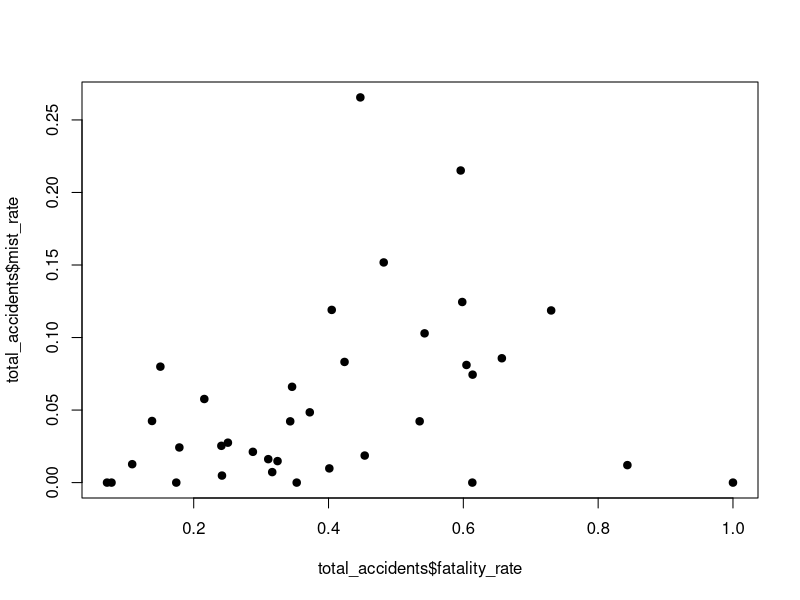
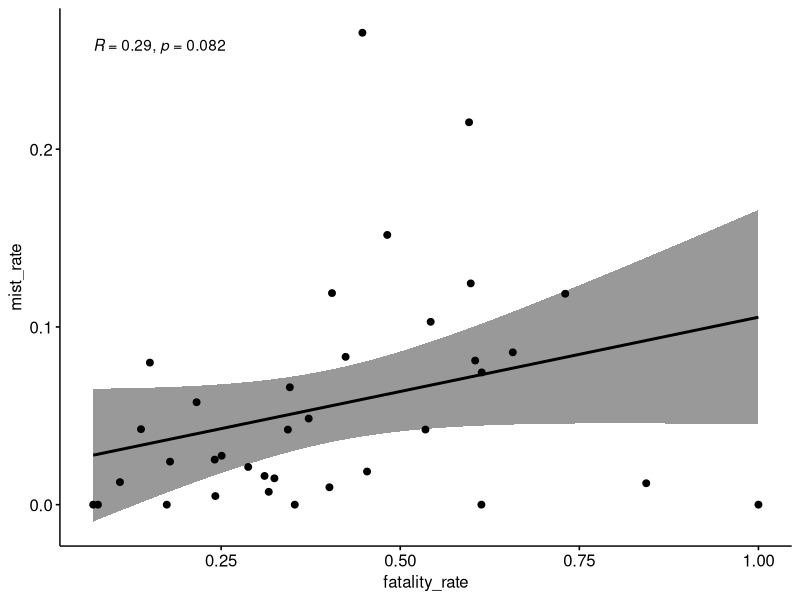
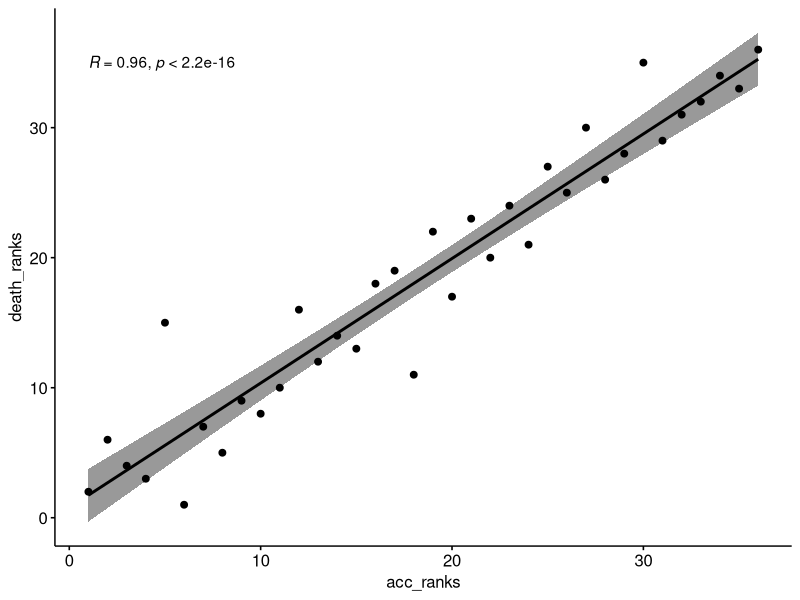

These figures' R source, in order:
## ---- chunk 1
#PROBLEM 1
library(ggpubr)
library(dplyr)

df <- read.csv('road_accidents_india_2016.csv', row.names=1)
acc_cols <- grep("Total.Accidents$", colnames(df), ignore.case=T, value=TRUE)
total_accidents <- data.frame(state..ut=df$State..UT,total_acc=rowSums(df[,c(acc_cols)],na.rm=TRUE))
print.data.frame(total_accidents)

#PROBLEM 2
death_cols <- grep("Persons.Killed$", colnames(df), ignore.case=T, value=TRUE)

total_accidents$total_deaths <- rowSums(df[ , c(death_cols)])
total_accidents$fatality_rate <- total_accidents$total_deaths / total_accidents$total_acc
total_accidents$mist_rate <- df$Mist..Foggy...Total.Accidents / total_accidents$total_acc

print.data.frame(total_accidents)

plot(x=total_accidents$fatality_rate, y=total_accidents$mist_rate, pch=19)

rho <- cor(total_accidents$fatality_rate,total_accidents$mist_rate, method='pearson')

corr_test = cor.test(total_accidents$fatality_rate,total_accidents$mist_rate, method='pearson')

ggscatter(total_accidents, x='fatality_rate',y='mist_rate',add='reg.line',conf.int=TRUE, cor.coef=TRUE, cor.method = 'pearson')

#PROBLEM 3
total_accidents$acc_ranks <- rank(desc(total_accidents$total_acc),ties.method='random')
total_accidents$death_ranks <- rank(desc(total_accidents$total_deaths),ties.method='random')

rs <- cor(total_accidents$acc_ranks, total_accidents$death_ranks,method='spearman')

print(cor.test(total_accidents$acc_ranks,total_accidents$death_ranks, method='spearman'))

ggscatter(total_accidents, x='acc_ranks', y='death_ranks',add='reg.line', conf.int=TRUE,
cor.coef=TRUE, cor.method = 'spearman')

degrees <- nrow(total_accidents) - 2
t_stat <- (rs - 0.2)/sqrt((1 - rs*rs)/(nrow(total_accidents) - 2))

#Two-tailed test
2 * pt(q=t_stat, df=degrees, lower.tail=FALSE)


#PROBLEM 4
total_accidents$hail_binary <- ifelse(df$Hail.Sleet...Total.Accidents > 0, 1, 0)
total_accidents$rain_acc <- df$Rainy...Total.Accidents

print.data.frame(total_accidents[, c('state..ut', 'hail_binary', 'rain_acc')])

cor.test(total_accidents$rain_acc,
total_accidents$hail_binary, method='pearson')

#PROBLEM 5
total_accidents$dust_binary <- ifelse(df$Dust.Storm...Total.Accidents > 0, 1, 0)
contingency_table <- table(total_accidents[, c('dust_binary', 'hail_binary')])

library(psych)
phi(contingency_table)

